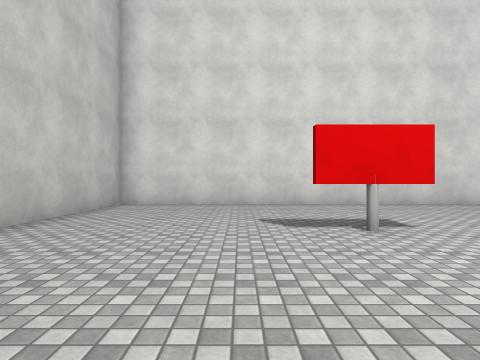
[1] (above)

12 first-person views from a walk through a Unity game level. The camera is 1.3 m above the floor, looks level and sees 75° across. Doors are open. The floor is counted in squares, 2 m on a side. Each view is taken from the middle of a square. On the plan, view 1 faces up. The plan holds only what a view shows up to about 10 squares ahead; the rest is blank. The place goes on beyond the plan. The player is left out. Surface patterns are stand-ins for the level's own textures.

[2]
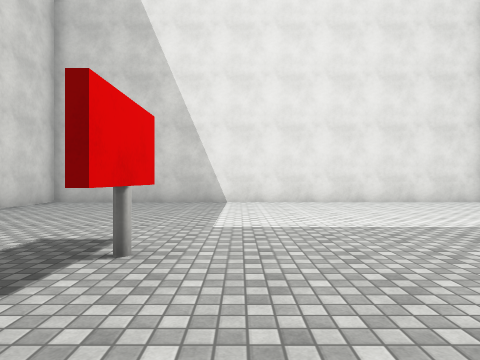

[3]
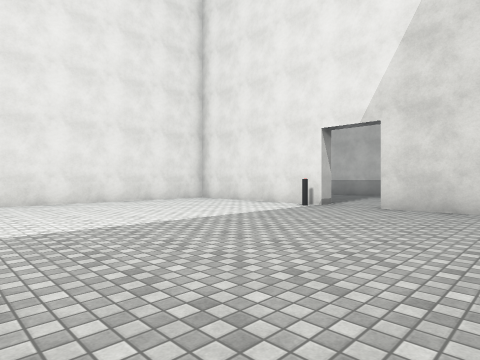

[4]
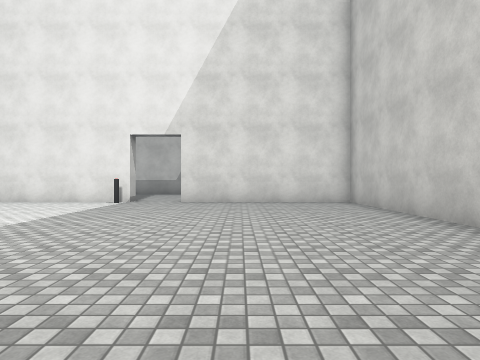

[5]
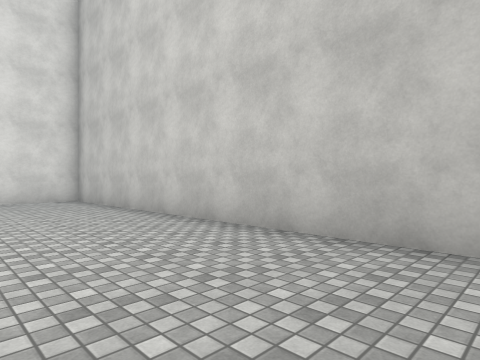

[6]
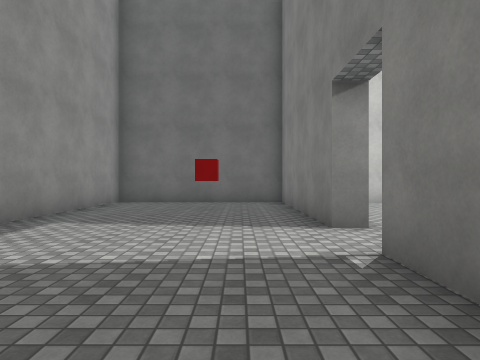

[7]
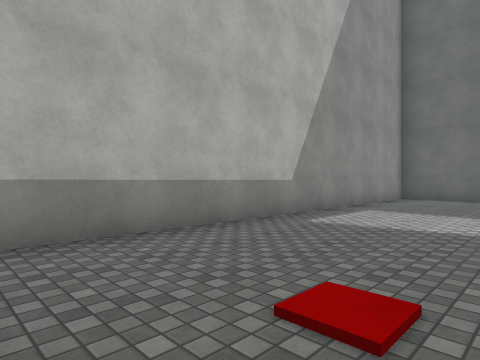

[8]
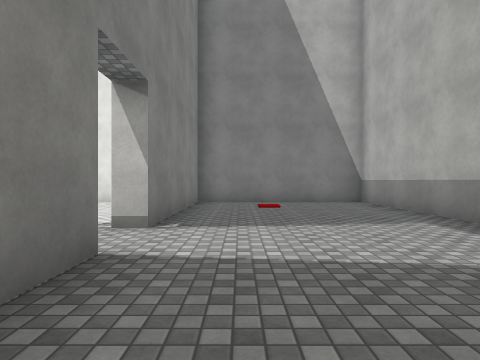

[9]
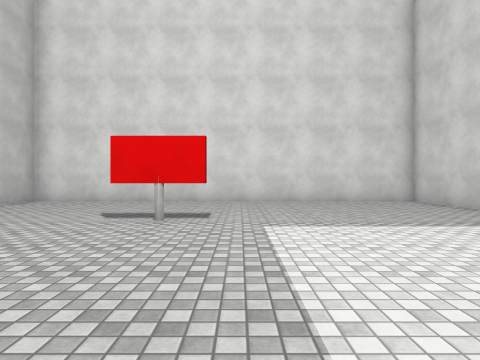

[10]
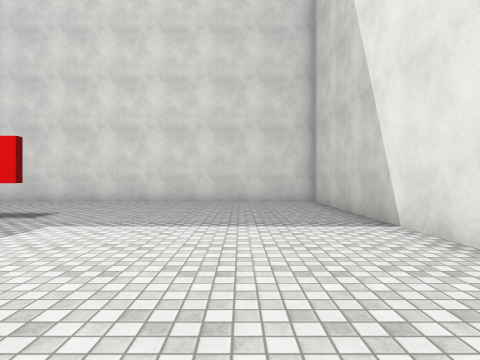

[11]
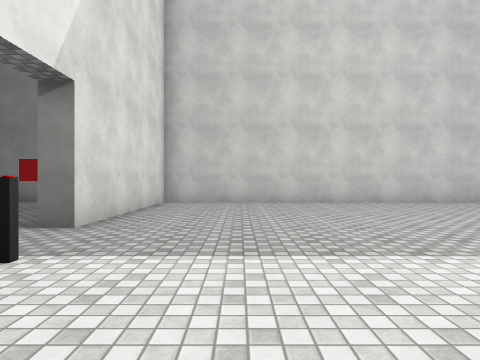

[12]
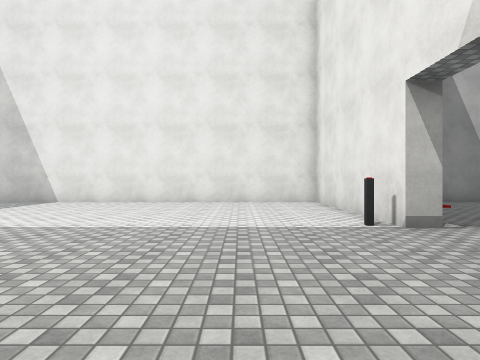

### Floor plan
Ten units are one square. View 1 is at (0, 0); x grows to the right and y downward. Boxes are objects, and circles mark ways between rooms. Rooms are numbered by the first view taken in them; rooms with no view inside come last. Other rooms are left out.
<svg viewBox="-38 -90 126 191">
<path fill="none" stroke="#000" d="M16 -39 9 -39M32 43 83 43 83 -85 -33 -85 -33 43 18 43M18 48 -33 48 -33 96 83 96 83 48 32 48"/>
<rect x="15" y="-45" width="10" height="10" fill="#bbb"><title>other object</title></rect>
<rect x="35" y="35" width="10" height="10" fill="#bbb"><title>other object</title></rect>
<rect x="-15" y="65" width="10" height="10" fill="#bbb"><title>red cube</title></rect>
<circle cx="25" cy="45" r="3" fill="#2a7"/>
<text x="30" y="-20">1</text>
<text x="20" y="70">2</text>
</svg>
Room 1 opens to room 2.

Where each view was taken, in squares from view 1:
view 1: 0 up, 0 right, facing up
view 2: 3 up, 1 left, facing right
view 3: 3 up, 1 left, facing down-right
view 4: 5 up, 0 right, facing down
view 5: 6 up, 0 right, facing down-left
view 6: 6 down, 6 right, facing left
view 7: 6 down, 8 right, facing down-left
view 8: 6 down, 1 left, facing right
view 9: 1 down, 3 right, facing up
view 10: 1 down, 6 right, facing up
view 11: 2 down, 6 right, facing left
view 12: 2 down, 1 left, facing right
